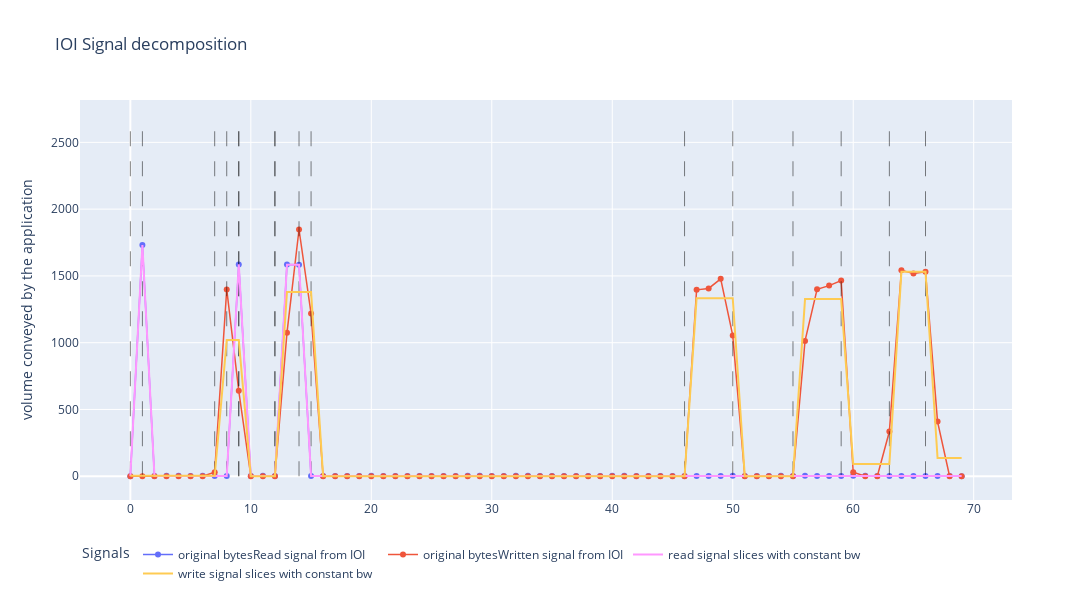

Write notebook code for a chart like this one.
### Code cell
plot_detected_phases(jobid, merge=True, show_phases=True, 
                     ts=(timestamps, original_read, original_write), 
                     width=1200, height=600)

### Figure 1 — Plotly figure (JSON) as saved in the notebook; plotly's stock layout.template omitted (floating-point values rounded to 4 significant figures)
{"data": [{"line": {"width": 1.5}, "mode": "lines+markers", "name": "original bytesRead signal from IOI", "text": ["class=0", "class=1", "class=0", "class=0", "class=0", "class=0", "class=0", "class=0", "class=0", "class=1", "class=0", "class=0", "class=0", "class=1", "class=1", "class=0", "class=0", "class=0", "class=0", "class=0", "class=0", "class=0", "class=0", "class=0", "class=0", "class=0", "class=0", "class=0", "class=0", "class=0", "class=0", "class=0", "class=0", "class=0", "class=0", "class=0", "class=0", "class=0", "class=0", "class=0", "class=0", "class=0", "class=0", "class=0", "class=0", "class=0", "class=0", "class=0", "class=0", "class=0", "class=0", "class=0", "class=0", "class=0", "class=0", "class=0", "class=0", "class=0", "class=0", "class=0", "class=0", "class=0", "class=0", "class=0", "class=0", "class=0", "class=0", "class=0", "class=0", "class=0"], "type": "scatter", "x": [0, 1, 2, 3, 4, 5, 6, 7, 8, 9, 10, 11, 12, 13, 14, 15, 16, 17, 18, 19, 20, 21, 22, 23, 24, 25, 26, 27, 28, 29, 30, 31, 32, 33, 34, 35, 36, 37, 38, 39, 40, 41, 42, 43, 44, 45, 46, 47, 48, 49, 50, 51, 52, 53, 54, 55, 56, 57, 58, 59, 60, 61, 62, 63, 64, 65, 66, 67, 68, 69], "y": [0.005585, 1731.0, 2.016, 3.527, 3.023, 1.512, 3.527, 2.016, 2.519, 1586.0, 2.016, 3.023, 2.016, 1585.0, 1584.0, 2.016, 1.512, 2.016, 2.519, 2.519, 3.023, 2.016, 1.512, 2.519, 2.016, 1.512, 2.519, 2.519, 3.527, 4.535, 2.016, 2.519, 3.527, 3.023, 1.512, 2.016, 1.512, 1.512, 1.512, 2.519, 3.527, 4.031, 1.512, 1.512, 2.016, 2.016, 2.016, 2.016, 2.016, 1.008, 3.023, 2.519, 2.519, 2.016, 3.023, 1.512, 4.535, 1.512, 2.519, 2.016, 3.023, 3.023, 2.519, 2.016, 1.512, 2.519, 2.016, 1.008, 1.512, 0]}, {"line": {"width": 1.5}, "mode": "lines+markers", "name": "original bytesWritten signal from IOI", "text": ["class=0", "class=0", "class=0", "class=0", "class=0", "class=0", "class=0", "class=0", "class=1", "class=1", "class=0", "class=0", "class=0", "class=1", "class=1", "class=1", "class=0", "class=0", "class=0", "class=0", "class=0", "class=0", "class=0", "class=0", "class=0", "class=0", "class=0", "class=0", "class=0", "class=0", "class=0", "class=0", "class=0", "class=0", "class=0", "class=0", "class=0", "class=0", "class=0", "class=0", "class=0", "class=0", "class=0", "class=0", "class=0", "class=0", "class=0", "class=1", "class=1", "class=1", "class=1", "class=0", "class=0", "class=0", "class=0", "class=0", "class=1", "class=1", "class=1", "class=1", "class=0", "class=0", "class=0", "class=0", "class=1", "class=1", "class=1", "class=0", "class=0", "class=0"], "type": "scatter", "x": [0, 1, 2, 3, 4, 5, 6, 7, 8, 9, 10, 11, 12, 13, 14, 15, 16, 17, 18, 19, 20, 21, 22, 23, 24, 25, 26, 27, 28, 29, 30, 31, 32, 33, 34, 35, 36, 37, 38, 39, 40, 41, 42, 43, 44, 45, 46, 47, 48, 49, 50, 51, 52, 53, 54, 55, 56, 57, 58, 59, 60, 61, 62, 63, 64, 65, 66, 67, 68, 69], "y": [6e-06, 0, 0, 0, 0, 0, 0, 30.72, 1399.0, 639.9, 0, 0, 0, 1074.0, 1848.0, 1218.0, 0, 0, 0, 0, 0, 0, 0, 0, 0, 0, 0, 0, 0, 0, 0, 0, 0, 0, 0, 0, 0, 0, 0, 0, 0, 0, 0, 0, 0, 0, 0, 1396.0, 1406.0, 1478.0, 1055.0, 0, 0, 0, 0, 0, 1013.0, 1400.0, 1427.0, 1465.0, 29.64, 0, 0, 334.6, 1542.0, 1517.0, 1531.0, 409.3, 0, 0]}, {"line": {"color": "black", "dash": "longdash", "width": 0.5}, "mode": "lines", "showlegend": false, "type": "scatter", "x": [0, 0], "y": [0, 2667.0]}, {"line": {"color": "black", "dash": "longdash", "width": 0.5}, "mode": "lines", "showlegend": false, "type": "scatter", "x": [1, 1], "y": [0, 2667.0]}, {"line": {"color": "black", "dash": "longdash", "width": 0.5}, "mode": "lines", "showlegend": false, "type": "scatter", "x": [8, 8], "y": [0, 2667.0]}, {"line": {"color": "black", "dash": "longdash", "width": 0.5}, "mode": "lines", "showlegend": false, "type": "scatter", "x": [9, 9], "y": [0, 2667.0]}, {"line": {"color": "black", "dash": "longdash", "width": 0.5}, "mode": "lines", "showlegend": false, "type": "scatter", "x": [12, 12], "y": [0, 2667.0]}, {"line": {"color": "black", "dash": "longdash", "width": 0.5}, "mode": "lines", "showlegend": false, "type": "scatter", "x": [14, 14], "y": [0, 2667.0]}, {"line": {"color": "black", "dash": "longdash", "width": 0.5}, "mode": "lines", "showlegend": false, "type": "scatter", "x": [7, 7], "y": [0, 2667.0]}, {"line": {"color": "black", "dash": "longdash", "width": 0.5}, "mode": "lines", "showlegend": false, "type": "scatter", "x": [9, 9], "y": [0, 2667.0]}, {"line": {"color": "black", "dash": "longdash", "width": 0.5}, "mode": "lines", "showlegend": false, "type": "scatter", "x": [12, 12], "y": [0, 2667.0]}, {"line": {"color": "black", "dash": "longdash", "width": 0.5}, "mode": "lines", "showlegend": false, "type": "scatter", "x": [15, 15], "y": [0, 2667.0]}, {"line": {"color": "black", "dash": "longdash", "width": 0.5}, "mode": "lines", "showlegend": false, "type": "scatter", "x": [46, 46], "y": [0, 2667.0]}, {"line": {"color": "black", "dash": "longdash", "width": 0.5}, "mode": "lines", "showlegend": false, "type": "scatter", "x": [50, 50], "y": [0, 2667.0]}, {"line": {"color": "black", "dash": "longdash", "width": 0.5}, "mode": "lines", "showlegend": false, "type": "scatter", "x": [55, 55], "y": [0, 2667.0]}, {"line": {"color": "black", "dash": "longdash", "width": 0.5}, "mode": "lines", "showlegend": false, "type": "scatter", "x": [59, 59], "y": [0, 2667.0]}, {"line": {"color": "black", "dash": "longdash", "width": 0.5}, "mode": "lines", "showlegend": false, "type": "scatter", "x": [63, 63], "y": [0, 2667.0]}, {"line": {"color": "black", "dash": "longdash", "width": 0.5}, "mode": "lines", "showlegend": false, "type": "scatter", "x": [66, 66], "y": [0, 2667.0]}, {"line": {"width": 2}, "mode": "lines", "name": "read signal slices with constant bw", "type": "scatter", "x": [0, 1, 2, 3, 4, 5, 6, 7, 8, 9, 10, 11, 12, 13, 14, 15, 16, 17, 18, 19, 20, 21, 22, 23, 24, 25, 26, 27, 28, 29, 30, 31, 32, 33, 34, 35, 36, 37, 38, 39, 40, 41, 42, 43, 44, 45, 46, 47, 48, 49, 50, 51, 52, 53, 54, 55, 56, 57, 58, 59, 60, 61, 62, 63, 64, 65, 66, 67, 68, 69], "y": [0.005585, 1731.0, 2.591, 2.591, 2.591, 2.591, 2.591, 2.591, 2.591, 1586.0, 2.351, 2.351, 2.351, 1584.0, 1584.0, 2.254, 2.254, 2.254, 2.254, 2.254, 2.254, 2.254, 2.254, 2.254, 2.254, 2.254, 2.254, 2.254, 2.254, 2.254, 2.254, 2.254, 2.254, 2.254, 2.254, 2.254, 2.254, 2.254, 2.254, 2.254, 2.254, 2.254, 2.254, 2.254, 2.254, 2.254, 2.254, 2.254, 2.254, 2.254, 2.254, 2.254, 2.254, 2.254, 2.254, 2.254, 2.254, 2.254, 2.254, 2.254, 2.254, 2.254, 2.254, 2.254, 2.254, 2.254, 2.254, 2.254, 2.254, 2.254]}, {"line": {"width": 2}, "mode": "lines", "name": "write signal slices with constant bw", "type": "scatter", "x": [0, 1, 2, 3, 4, 5, 6, 7, 8, 9, 10, 11, 12, 13, 14, 15, 16, 17, 18, 19, 20, 21, 22, 23, 24, 25, 26, 27, 28, 29, 30, 31, 32, 33, 34, 35, 36, 37, 38, 39, 40, 41, 42, 43, 44, 45, 46, 47, 48, 49, 50, 51, 52, 53, 54, 55, 56, 57, 58, 59, 60, 61, 62, 63, 64, 65, 66, 67, 68, 69], "y": [3.84, 3.84, 3.84, 3.84, 3.84, 3.84, 3.84, 3.84, 1019.0, 1019.0, -1.705e-12, -1.705e-12, -1.705e-12, 1380.0, 1380.0, 1380.0, -2.274e-13, -2.274e-13, -2.274e-13, -2.274e-13, -2.274e-13, -2.274e-13, -2.274e-13, -2.274e-13, -2.274e-13, -2.274e-13, -2.274e-13, -2.274e-13, -2.274e-13, -2.274e-13, -2.274e-13, -2.274e-13, -2.274e-13, -2.274e-13, -2.274e-13, -2.274e-13, -2.274e-13, -2.274e-13, -2.274e-13, -2.274e-13, -2.274e-13, -2.274e-13, -2.274e-13, -2.274e-13, -2.274e-13, -2.274e-13, -2.274e-13, 1334.0, 1334.0, 1334.0, 1334.0, 2.274e-13, 2.274e-13, 2.274e-13, 2.274e-13, 2.274e-13, 1326.0, 1326.0, 1326.0, 1326.0, 91.06, 91.06, 91.06, 91.06, 1530.0, 1530.0, 1530.0, 136.4, 136.4, 136.4]}], "layout": {"height": 600, "legend": {"orientation": "h", "title": {"text": "Signals"}, "yanchor": "top"}, "title": {"text": "IOI Signal decomposition"}, "width": 1200, "yaxis": {"title": {"text": "volume conveyed by the application"}}}}
